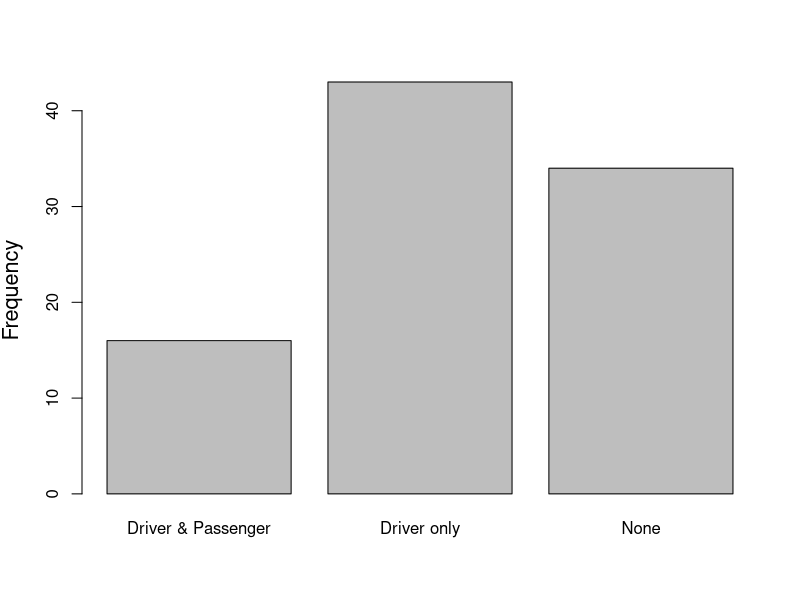

This chart was generated by the following R code:
install.packages("randomForest")

library("MASS")
help(Cars93)
head(Cars93) # shows first 6 rows
# must run a library pack before calling a function

Cars93$Type

table(Cars93$AirBags)

nrow(Cars93)

ncol(Cars93)

barplot(table(Cars93$AirBags), ylab="Frequency", cex.lab=1.3)

colors()[1:40]

palette() # can change the default if you'd like

# palette(c("red2", "orchid2"))
# palette("default)

# barplot(sort...)